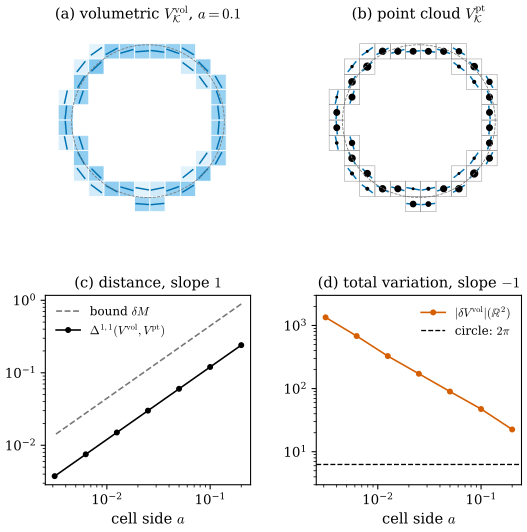

Here is the Python script that generated this plot:
"""Figure 47.2.1: volumetric and point cloud varifolds built from the same cell data ([BLM17] Def 2.11, 2.12,
Prop 2.13, Remark 2.14).

The circle of radius 0.5 centred at 0 is cut by a square grid of side a (grid lines x = 0.123 a + k a,
y = 0.071 a + k a). Each cell K gets m_K = length of the circle in K and a plane P_K (top eigenvector of the
mass-weighted mean tangent projection). (a) volumetric varifold: mass m_K spread uniformly over K (shade = m_K/|K|),
plane P_K drawn as a segment. (b) point cloud varifold: the same (m_K, P_K) at the cell centre x_K (dot area ~ m_K).
(c) Delta^{1,1}(V^vol, V^pt) against a: exactly (sqrt2 + ln(1 + sqrt2))/6 * a * M for centres x_K (M = pi), and
the bound delta * M of Prop 2.13 with delta = sqrt2 a. (d) total variation |delta V^vol|(R^2) against a, which grows
like 1/a, while the smooth circle has |delta V|(R^2) = 2 pi (Remark 2.14).

Run from the project root: PYTHONPATH=tools python3 chapters/47-paper-varifold-approximation/figures/fig-47-2-1-volumetric-point-cloud.py
"""
import os

for _k in ("OMP_NUM_THREADS", "OPENBLAS_NUM_THREADS", "MKL_NUM_THREADS"):
    os.environ.setdefault(_k, "4")  # keep BLAS from using every core

import math
import sys
from pathlib import Path

import numpy as np

sys.path.insert(0, str(Path(__file__).resolve().parents[1] / "lib"))
import dgfig  # noqa: E402

dgfig.setup()
import matplotlib.pyplot as plt  # noqa: E402
from matplotlib.patches import Rectangle  # noqa: E402

import var47 as v  # noqa: E402

C = dgfig.COLORS
R = 0.5
A0 = 0.1
OFF = (0.123, 0.071)
cells = v.circle_cells(A0, R, (OFF[0] * A0, OFF[1] * A0))
mass = sum(m for m, _ in cells.values())
assert abs(mass - math.pi * 2 * R) < 1e-12

fig, axes = plt.subplots(2, 2, figsize=(6.4, 6.2), gridspec_kw={"hspace": 0.42, "wspace": 0.32})
tt = np.linspace(0, 2 * np.pi, 400)
dmax = max(m for m, _ in cells.values()) / A0 ** 2
for ax, kind in ((axes[0, 0], "vol"), (axes[0, 1], "pt")):
    for (i, j), (m, P) in cells.items():
        x0, y0 = OFF[0] * A0 + i * A0, OFF[1] * A0 + j * A0
        c = np.array([x0 + A0 / 2, y0 + A0 / 2])
        u = np.linalg.eigh(P)[1][:, -1]
        if kind == "vol":
            ax.add_patch(Rectangle((x0, y0), A0, A0, facecolor=C["region"], alpha=0.15 + 0.6 * (m / A0 ** 2) / dmax,
                                   edgecolor="white", lw=0.6))
            ax.plot(*np.array([c - 0.4 * A0 * u, c + 0.4 * A0 * u]).T, color=C["tangent"], lw=1.1)
        else:
            ax.add_patch(Rectangle((x0, y0), A0, A0, facecolor="none", edgecolor=C["aux"], lw=0.3))
            ax.plot(*np.array([c - 0.4 * A0 * u, c + 0.4 * A0 * u]).T, color=C["tangent"], lw=1.1)
            ax.plot(*c, "o", color=C["main"], ms=1.2 + 30 * m)
    ax.plot(R * np.cos(tt), R * np.sin(tt), color=C["aux"], lw=0.6, ls="--")
    ax.set_aspect("equal")
    ax.set_xlim(-0.62, 0.62)
    ax.set_ylim(-0.62, 0.62)
    ax.set_axis_off()
axes[0, 0].set_title(r"(a) volumetric $V^{\mathrm{vol}}_{\mathcal{K}}$, $a = 0.1$", fontsize=11)
axes[0, 1].set_title(r"(b) point cloud $V^{\mathrm{pt}}_{\mathcal{K}}$", fontsize=11)

As = np.array([0.2, 0.1, 0.05, 0.025, 0.0125, 0.00625, 0.003125])
dist = v.MEAN_DIST_SQUARE * As * mass
bound = math.sqrt(2) * As * mass
tv = np.array([v.volumetric_tv(v.circle_cells(a, R, (OFF[0] * a, OFF[1] * a)), a) for a in As])
assert np.all(dist < bound) and abs(dist[0] / bound[0] - 0.2705) < 1e-4
slope = np.polyfit(np.log(As), np.log(tv), 1)[0]
assert -1.08 < slope < -0.95, slope
assert np.all(tv > 2 * np.pi)

ax = axes[1, 0]
ax.loglog(As, bound, "--", color=C["aux"], lw=1.2, label=r"bound $\delta M$")
ax.loglog(As, dist, "o-", color=C["main"], ms=3.5, lw=1.2, label=r"$\Delta^{1,1}(V^{\mathrm{vol}}, V^{\mathrm{pt}})$")
ax.set_xlabel(r"cell side $a$")
ax.set_title(r"(c) distance, slope $1$", fontsize=11)
ax.legend(frameon=False, fontsize=9, loc="upper left")
ax = axes[1, 1]
ax.loglog(As, tv, "o-", color=C["normal"], ms=3.5, lw=1.2, label=r"$|\delta V^{\mathrm{vol}}|(\mathbb{R}^2)$")
ax.axhline(2 * np.pi, color=C["main"], ls="--", lw=1.0, label=r"circle: $2\pi$")
ax.set_xlabel(r"cell side $a$")
ax.set_title(r"(d) total variation, slope $-1$", fontsize=11)
ax.legend(frameon=False, fontsize=9, loc="upper right")
ax.set_ylim(3, 3000)
dgfig.save(fig, __file__)
print("a:", As)
print("Delta exact:", dist)
print("TV:", tv, "slope", slope, "a*TV", tv * As)
